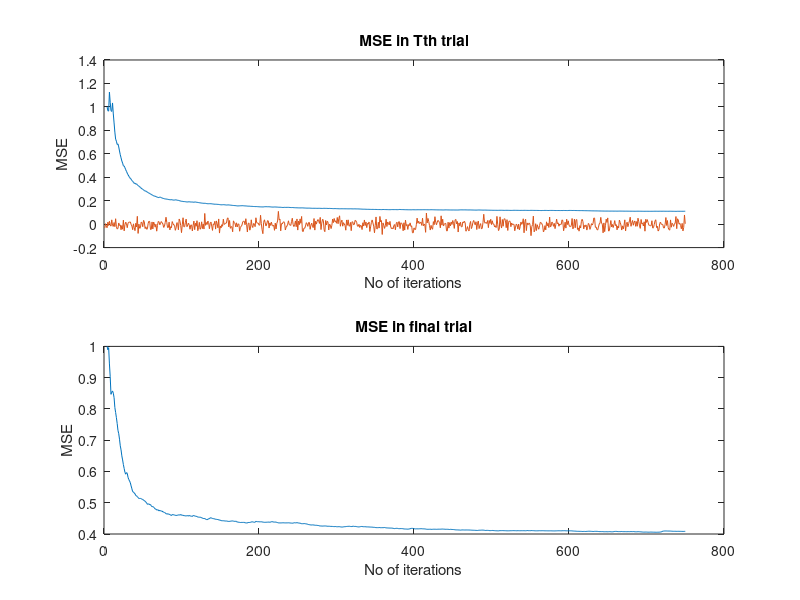
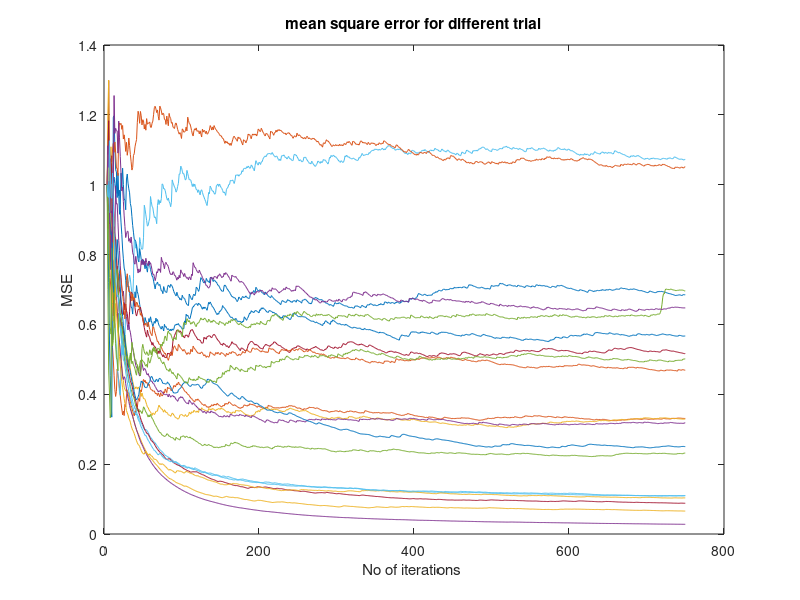
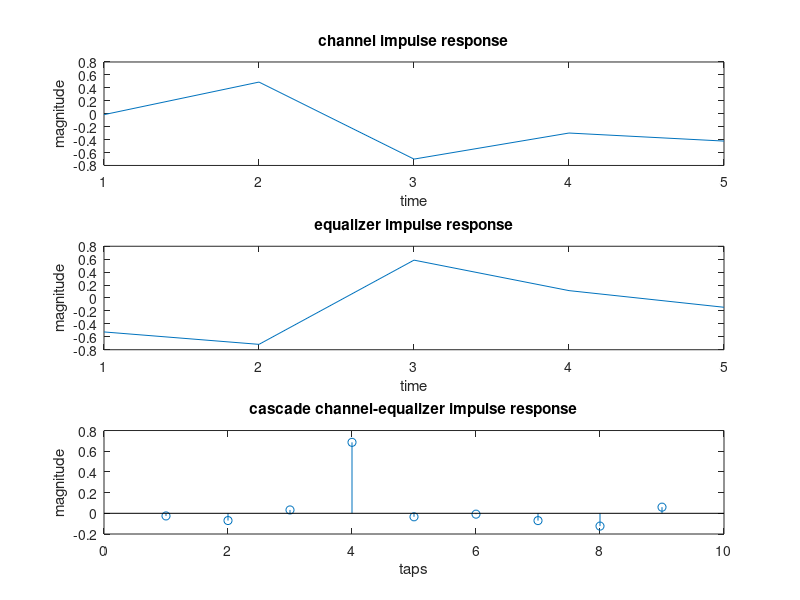
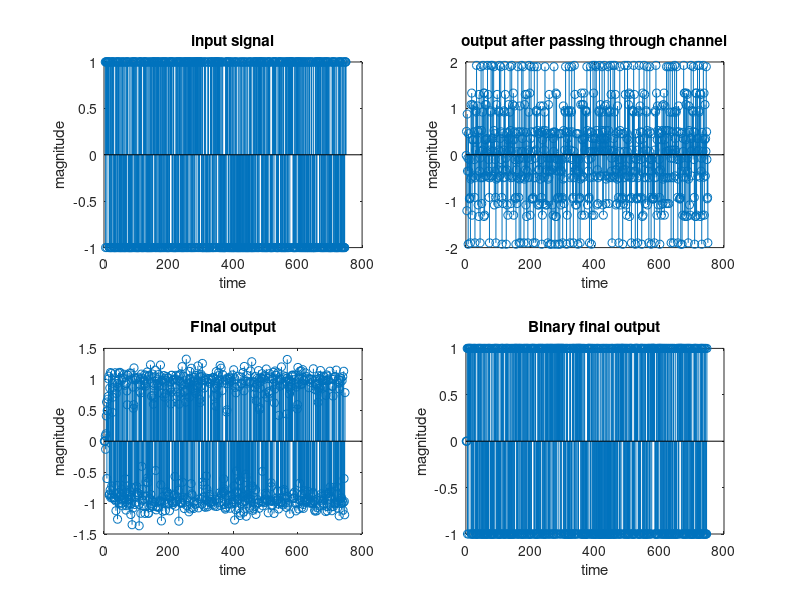

These figures' MATLAB source, in order:
clc
clear all
close all
N = 750; %simulation length
M = 5; %channel length
T = 20; %number of independent trials
cir = zeros(1,2*M-1); %cascade impulse response
MSE_vec = zeros(T,N-3); %Mean Square Error vector
MSE_f=zeros(1,N-3); %final MSE vector
o_p=zeros(1,N); %output from the equalizer in Tth trial
for j = 1 : T
u = sign(randn(1,N)); %input signal
c = randn(M,1); %channel to be equalized
c = c / norm(c);
z = filter(c,1,u); %channel output
SNR = 30; %Signal to Noise Ratio
var_v = var(z) * 10^(-SNR/10); %additive noise to the channel output
v = var_v^0.5 * randn(1,N);
y = z + v; %input to the equalizer
%-----------------------------LMS channel equalization-----------------------%
w = zeros(M,1);
y_d = zeros(1,M);
step =.12;
MSE=0;
for k = 4 : N
y_d = [y(k) y_d(1:M-1)];
e = u(k-3) - y_d * w;
w = w + step * y_d' * e ;
if j==T
o_p(1,k)=y_d * w;
end
MSE=MSE+(abs(e).^2);
MSE_avg=MSE/(k-3);
MSE_vec(j,:)=[MSE_avg MSE_vec(j,1:N-4)];%mse is calculated row wise,
                                        %MSE_vec(j,1:N-4)(j=row no,elements
                                        %are from 1st to N-4
end
MSE_vec(j,:)=fliplr(MSE_vec(j,:));%rows are inverted from left to right
q=[4:1:N];
figure(2);
plot(q,MSE_vec(j,:));
title('mean square error for different trial');
xlabel('No of iterations ');
ylabel('MSE');
hold on;
cir = cir + conv(w,c)';
end
hold off
figure(1);
subplot(2,1,1);
plot(q,MSE_vec(j,:)); 
title('MSE in Tth trial');
xlabel('No of iterations');
ylabel('MSE');
hold on;
o_p_b=sign(o_p); %converting to binary(+1/-1)
n=[1:N];
plot(n,v); %noise in the final trial
hold off;
temp=ones(T,1);
for j=1:N-3
MSE_f(1,j)=MSE_f(1,j)+((MSE_vec(:,j)'*temp)/T);
end
subplot(2,1,2);
plot(q,MSE_f);
title('MSE in final trial'); 
xlabel('No of iterations');
ylabel('MSE');
%-----------------------FOR SIGNALS IN FINAL TRIAL-------------------------%
figure(3);
subplot(3,1,1);
plot(c);
title('channel impulse response');
xlabel('time');
ylabel('magnitude');
subplot(3,1,2);
plot(w);
title('equalizer impulse response');
xlabel('time');
ylabel('magnitude');
subplot(3,1,3);
stem(cir/T);
title('cascade channel-equalizer impulse response');
ylabel('magnitude');
xlabel('taps');
figure(4);
subplot(2,2,1);
n_i=n(4:N);
stem(n_i,u(1:N-3));
xlabel('time');
title('input signal');
ylabel('magnitude');
subplot(2,2,2);
stem(n,z);
xlabel('time');
title('output after passing through channel');
ylabel('magnitude');
subplot(2,2,3);
n_o=n(1:N-3);
stem(n_o,o_p(1:N-3));
xlabel('time');
title('Final output');
ylabel('magnitude');
subplot(2,2,4);
stem(n_o,o_p_b(1:N-3));
xlabel('time');
title('Binary final output');
ylabel('magnitude');

